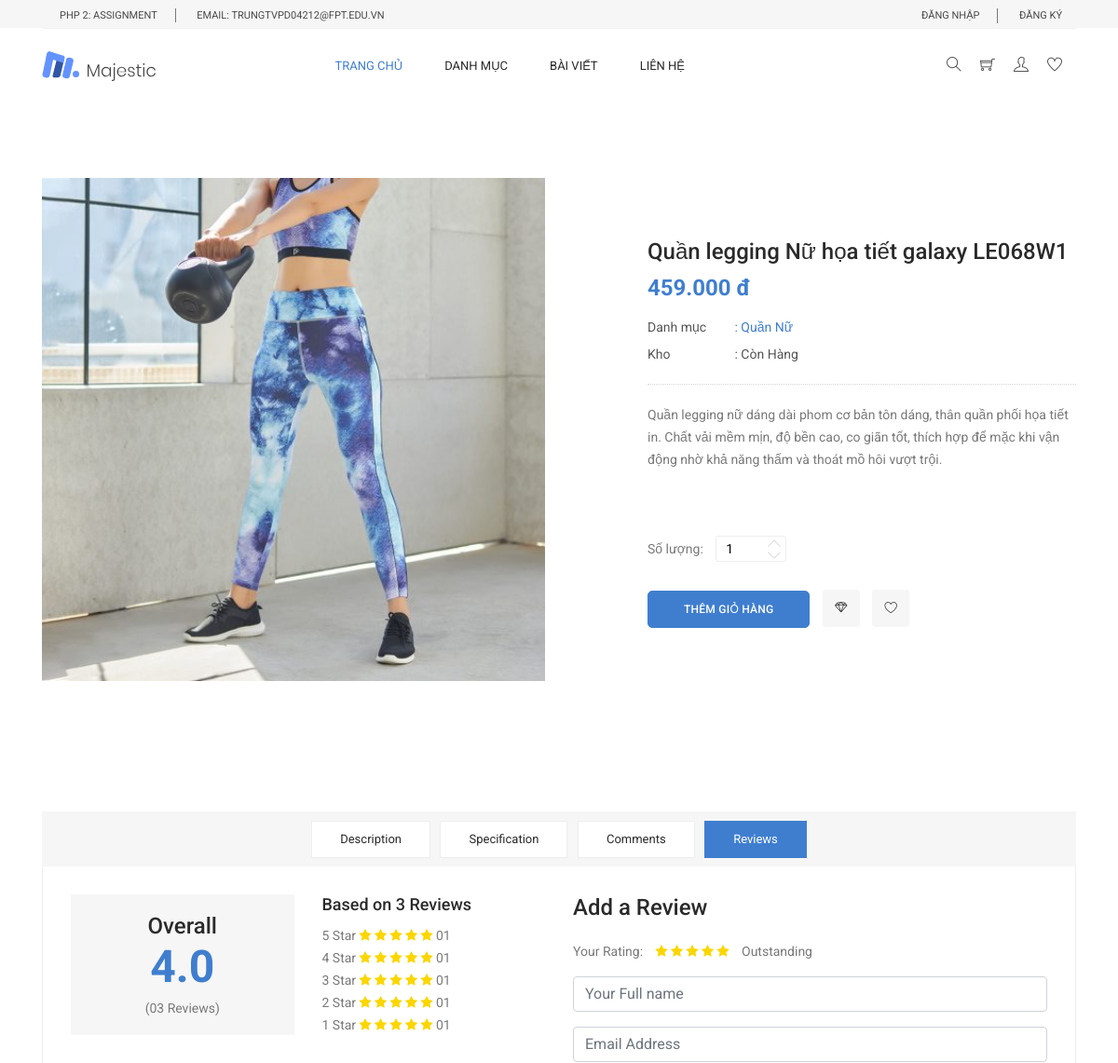
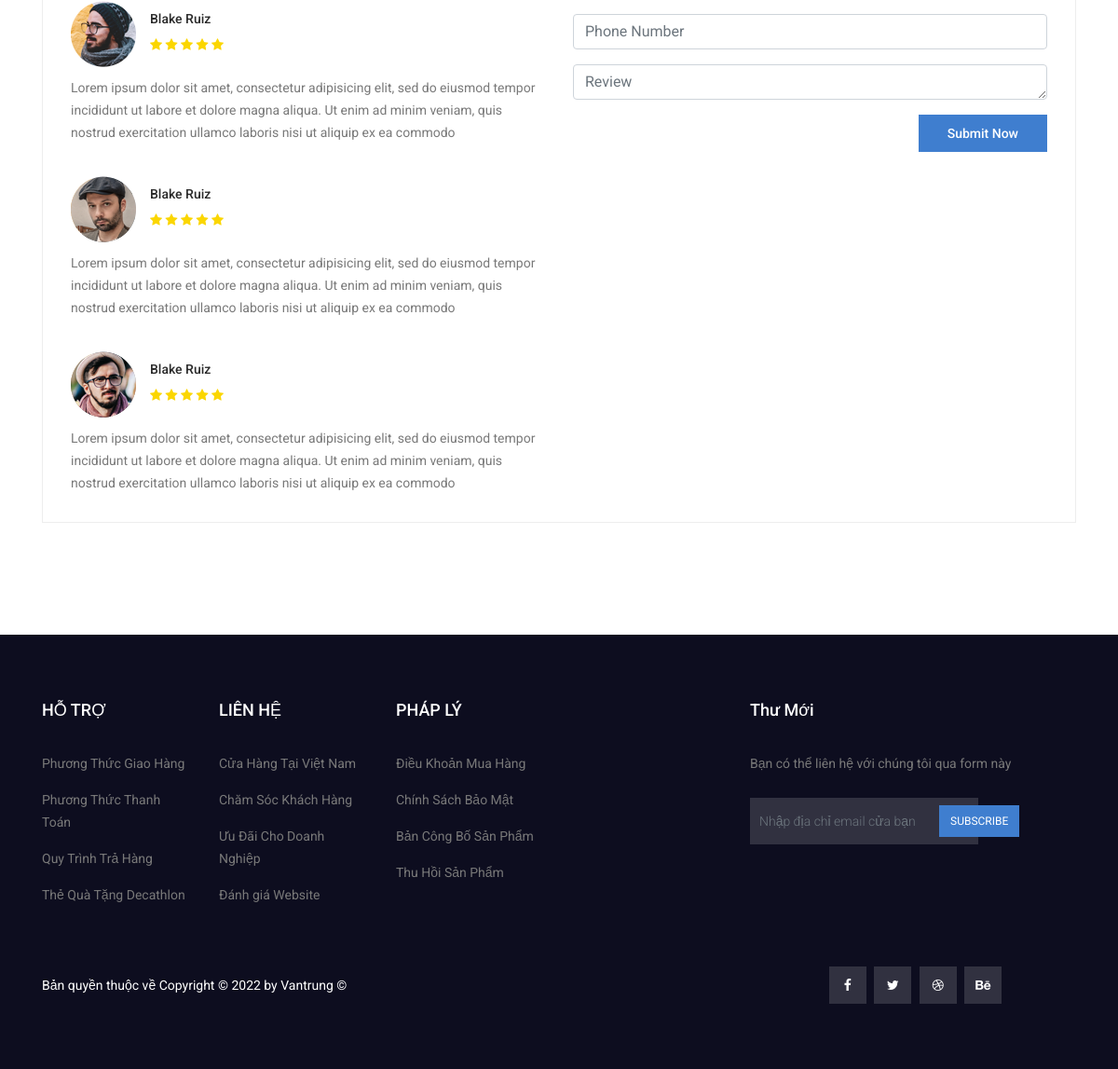
/product/product_detail/16, run on the app's committed database (2 pictures, top to bottom).
### tables this page shows
CREATE TABLE `products` (
  `id` int(11) NOT NULL,
  `name` varchar(255) NOT NULL,
  `price` text NOT NULL,
  `feature_image_path` varchar(255) DEFAULT NULL,
  `feature_image_name` varchar(255) DEFAULT NULL,
  `content` text NOT NULL,
  `category_id` int(10) NOT NULL,
  `user_id` int(10) NOT NULL DEFAULT '0',
  `view_count` int(10) DEFAULT '0'
);

CREATE TABLE `categories` (
  `id` int(11) NOT NULL,
  `name` varchar(255) NOT NULL,
  `parent_id` int(11) NOT NULL,
  `slug` varchar(255) DEFAULT NULL
);

### app/views/products/product_detail.php (the view, shortened to what the rows shown need)
<div class="product_image_area">
    <div class="container">
        <div class="row s_product_inner">
            <div class="col-lg-6">
                <div class="s_product_img">
                    <div
                            id="carouselExampleIndicators"
                            class="carousel slide"
                            data-ride="carousel"
                    >
                        <div class="carousel-inner">
                            <div class="carousel-item active">
                                <?php if (!empty($product_detail)) { ?>
                                    <img
                                            class="d-block w-100"
                                            src="<?php echo _WEB_ROOT . $product_detail['feature_image_path'] ?>"
                                            alt="First slide"
                                    />
                                <?php } ?>
                            </div>
                        </div>
                    </div>
                </div>
            </div>
            <div class="col-lg-5 offset-lg-1">
                <?php if (!empty($product_detail)) { ?>
                    <div class="s_product_text">
                        <h3><?= $product_detail['name'] ?></h3>
                        <h2><?= number_format($product_detail['price'], 0, ',', '.') ?> đ</h2>
                        <ul class="list">
                            <li>
                                <a class="active" href="#">
                                    <span>Danh mục</span> :
                                    <?php if (!empty($categories)) {
                                        foreach ($categories as $cateItem) {
                                            if ($cateItem['id'] == $product_detail['category_id']) {
                                                echo $cateItem['name'];
                                            }
                                        }
                                    }
                                    ?>
                                </a>
                            </li>
                            <li>
                                <a href="#"> <span>Kho</span> : Còn Hàng</a>
                            </li>
                        </ul>
                        <p>
                            <?= $product_detail['content'] ?>
                        </p>
                            <div class="product_count">
                                <label for="qty">Số lượng:</label>
                                <input
                                        type="text"
                                        name="qty"
                                        id="sst"
                                        maxlength="12"
                                        value="1"
                                        title="Quantity:"
                                        class="input-text qty"
                                />
                                <button
                                        onclick="var result = document.getElementById('sst'); var sst = result.value; if( !isNaN( sst )) result.value++;return false;"
                                        class="increase items-count"
                                        type="button">
                                    <i class="lnr lnr-chevron-up"></i>
                                </button>
                                <button
                                        onclick="var result = document.getElementById('sst'); var sst = result.value; if( !isNaN( sst ) &amp;&amp; sst > 0 ) result.value--;return false;"
                                        class="reduced items-count"
                                        type="button"
                                >
                                    <i class="lnr lnr-chevron-down"></i>
                                </button>
                            </div>
                            <div class="card_area">
                                <a
                                        href="<?php echo _WEB_ROOT ?>/client_cart/addToCard/<?php echo $product_detail['id'] ?>"
                                        type="submit" class="main_btn <?php echo (!empty(Session::data('client_login'))?'addToCart':'loginToAdd') ?>"
                                        data-url="<?php echo _WEB_ROOT ?>/client_cart/addToCard/<?php echo $product_detail['id'] ?>"
                                >Thêm Giỏ Hàng</a>
                                <a class="icon_btn" href="#">
                                    <i class="lnr lnr lnr-diamond"></i>
                                </a>
                                <a class="icon_btn" href="#">
                                    <i class="lnr lnr lnr-heart"></i>
                                </a>
                            </div>
                    </div>
                <?php } ?>
            </div>
        </div>
    </div>
</div>

### data on the page
products: feature_image_path (picture), name "Quần legging Nữ họa tiết galaxy LE068W1", price "459.000", content "Quần legging nữ dáng dài phom cơ bản tôn dáng, thân quần phối họa tiết in. Chất vải mềm mịn, độ bền cao, co giãn tốt, thích hợp để mặc khi vận động nhờ khả năng thấm và thoát mồ hôi vượt trội."
categories: name "Quần Nữ"

### other printed values
$copyright "Copyright © 2022 by Vantrung"
